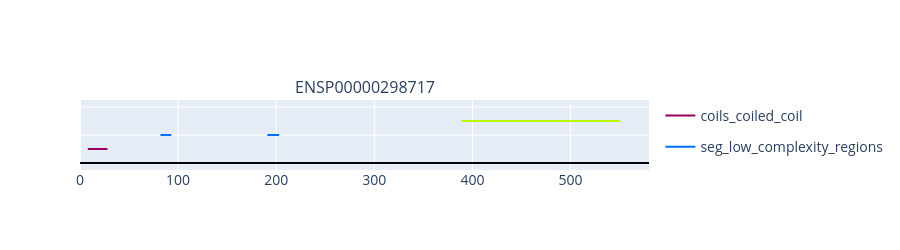

The cell this chart's notebook holds for it:
### Code cell
pf.feature_architecture_figure(lib_path=lib_path, gene_id="ENSG00000165819", expr_df=psc_meso_expr, fa_index=fa_index, isoforms=["ENSP00000298717"])

### Figure 1 — Plotly figure (JSON) as saved in the notebook; plotly's stock layout.template omitted (floating-point values rounded to 4 significant figures)
{"data": [{"connectgaps": false, "customdata": [["coils_coiled_coil"], ["coils_coiled_coil"], ["coils_coiled_coil"], ["coils_coiled_coil"], ["coils_coiled_coil"], ["coils_coiled_coil"]], "hovertemplate": "labels=coils_coiled_coil<br>x=%{x}<br>y=%{y}<extra></extra>", "legendgroup": "coils_coiled_coil", "line": {"color": "rgb(150, 0, 90)", "dash": "solid", "width": 2}, "marker": {"symbol": "circle"}, "mode": "lines", "name": "coils_coiled_coil", "orientation": "v", "showlegend": true, "type": "scatter", "x": [8.0, 13.0, 18.0, 23.0, 28.0, NaN], "xaxis": "x", "y": [1, 1, 1, 1, 1, 1], "yaxis": "y"}, {"connectgaps": false, "customdata": [["seg_low_complexity_regions"], ["seg_low_complexity_regions"], ["seg_low_complexity_regions"], ["seg_low_complexity_regions"], ["seg_low_complexity_regions"], ["seg_low_complexity_regions"], ["seg_low_complexity_regions"], ["seg_low_complexity_regions"], ["seg_low_complexity_regions"], ["seg_low_complexity_regions"]], "hovertemplate": "labels=seg_low_complexity_regions<br>x=%{x}<br>y=%{y}<extra></extra>", "legendgroup": "seg_low_complexity_regions", "line": {"color": "rgb(0, 110, 255)", "dash": "solid", "width": 2}, "marker": {"symbol": "circle"}, "mode": "lines", "name": "seg_low_complexity_regions", "orientation": "v", "showlegend": true, "type": "scatter", "x": [82.0, 87.0, 92.0, 93.0, NaN, 191.0, 196.0, 201.0, 203.0, NaN], "xaxis": "x", "y": [2, 2, 2, 2, 2, 2, 2, 2, 2, 2], "yaxis": "y"}, {"connectgaps": false, "customdata": [["pfam_MT-A70"], ["pfam_MT-A70"], ["pfam_MT-A70"], ["pfam_MT-A70"], ["pfam_MT-A70"], ["pfam_MT-A70"], ["pfam_MT-A70"], ["pfam_MT-A70"], ["pfam_MT-A70"], ["pfam_MT-A70"], ["pfam_MT-A70"], ["pfam_MT-A70"], ["pfam_MT-A70"], ["pfam_MT-A70"], ["pfam_MT-A70"], ["pfam_MT-A70"], ["pfam_MT-A70"], ["pfam_MT-A70"], ["pfam_MT-A70"], ["pfam_MT-A70"], ["pfam_MT-A70"], ["pfam_MT-A70"], ["pfam_MT-A70"], ["pfam_MT-A70"], ["pfam_MT-A70"], ["pfam_MT-A70"], ["pfam_MT-A70"], ["pfam_MT-A70"], ["pfam_MT-A70"], ["pfam_MT-A70"], ["pfam_MT-A70"], ["pfam_MT-A70"], ["pfam_MT-A70"], ["pfam_MT-A70"], ["pfam_MT-A70"]], "hovertemplate": "labels=pfam_MT-A70<br>x=%{x}<br>y=%{y}<extra></extra>", "legendgroup": "pfam_MT-A70", "line": {"color": "rgb(186, 248, 0)", "dash": "solid", "width": 2}, "marker": {"symbol": "circle"}, "mode": "lines", "name": "pfam_MT-A70", "orientation": "v", "showlegend": true, "type": "scatter", "x": [389.0, 394.0, 399.0, 404.0, 409.0, 414.0, 419.0, 424.0, 429.0, 434.0, 439.0, 444.0, 449.0, 454.0, 459.0, 464.0, 469.0, 474.0, 479.0, 484.0, 489.0, 494.0, 499.0, 504.0, 509.0, 514.0, 519.0, 524.0, 529.0, 534.0, 539.0, 544.0, 549.0, 550.0, NaN], "xaxis": "x", "y": [3, 3, 3, 3, 3, 3, 3, 3, 3, 3, 3, 3, 3, 3, 3, 3, 3, 3, 3, 3, 3, 3, 3, 3, 3, 3, 3, 3, 3, 3, 3, 3, 3, 3, 3], "yaxis": "y"}, {"connectgaps": false, "customdata": [["Protein Length"], ["Protein Length"]], "hovertemplate": "labels=Protein Length<br>x=%{x}<br>y=%{y}<extra></extra>", "legendgroup": "Protein Length", "line": {"color": "black", "dash": "solid", "width": 2}, "marker": {"symbol": "circle"}, "mode": "lines", "name": "Protein Length", "orientation": "v", "showlegend": true, "type": "scatter", "x": [0.0, 580.0], "xaxis": "x", "y": [0, 0], "yaxis": "y"}], "layout": {"annotations": [{"font": {"size": 16}, "showarrow": false, "text": "ENSP00000298717", "x": 0.5, "xanchor": "center", "xref": "paper", "y": 1, "yanchor": "bottom", "yref": "paper"}], "font": {"size": 14}, "height": 250, "xaxis": {"anchor": "y", "domain": [0, 1], "range": [0, 580]}, "yaxis": {"anchor": "x", "domain": [0, 1], "range": [-0.5, 4.5], "showticklabels": false, "title": {"text": ""}}}}
